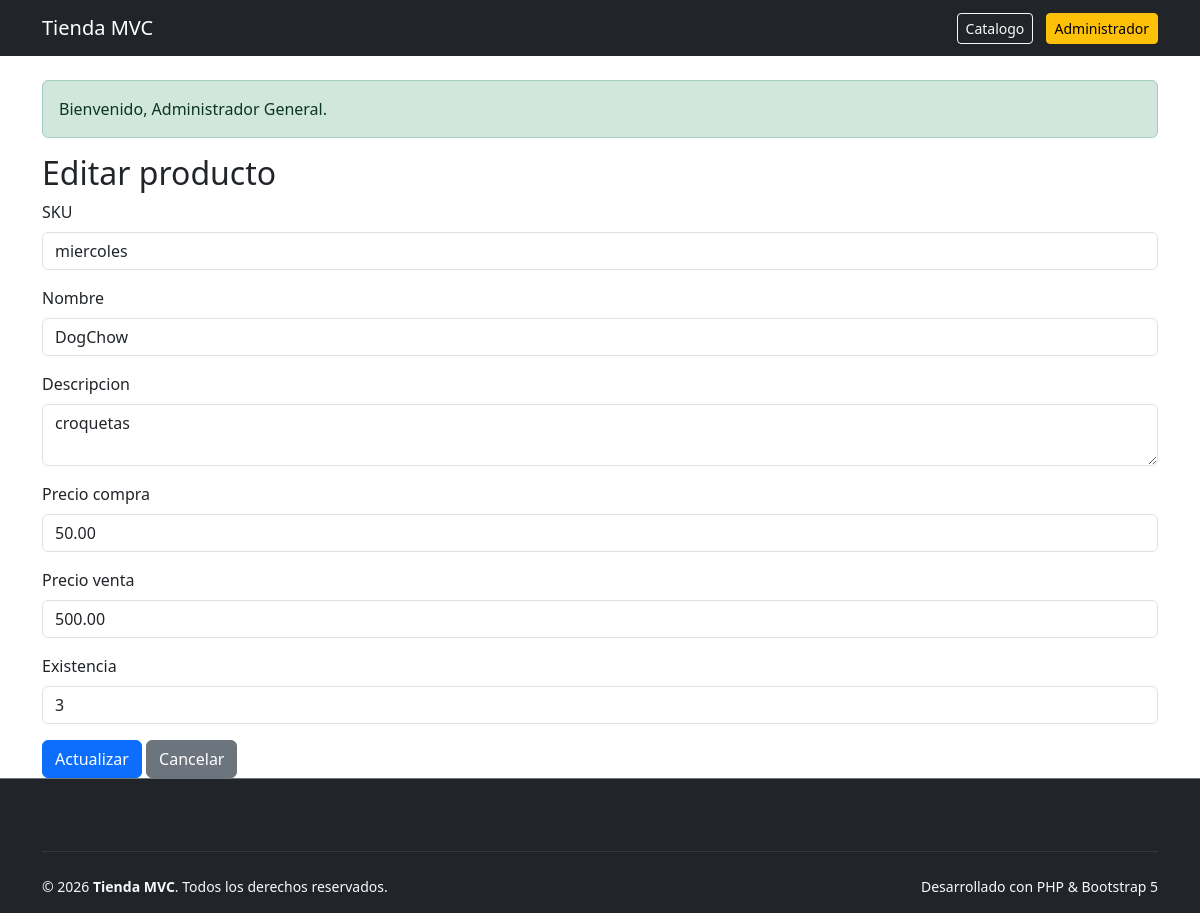
/productos/edit&id=5 (signed in), run on the app's committed database.
### tables this page shows
CREATE TABLE `productos` (
  `id` int(11) NOT NULL AUTO_INCREMENT,
  `sku` varchar(50) NOT NULL,
  `nombre` varchar(100) NOT NULL,
  `descripcion` text NOT NULL,
  `precio_compra` decimal(10,2) NOT NULL,
  `precio_venta` decimal(10,2) NOT NULL,
  `existencia` int(11) NOT NULL DEFAULT 0,
  `create_at` timestamp NULL DEFAULT current_timestamp(),
  `updated_at` timestamp NULL DEFAULT current_timestamp() ON UPDATE current_timestamp(),
  PRIMARY KEY (`id`),
  UNIQUE KEY `sku` (`sku`)
);

### controllers/ProductoController.php (called while the page is built, shortened)
<?php
class ProductoController
{
    private ProductoModel $productoModel;
    public function __construct()
    {
        $this->productoModel = new ProductoModel();
    }
    public function edit(): void
    {
        $id = (int)($_GET['id'] ?? 0);
        $producto = $this->productoModel->obtenerPorId($id);
        require_once __DIR__ . '/../views/productos/edit.php';
    }
}

### config/Autoload.php (called while the page is built, shortened)
<?php
spl_autoload_register(function ($class) {
    $baseDir = __DIR__ .'/../';
    $class = str_replace('\\','/', $class);
    $parts = explode('/', $class);
    if (!empty($parts)) {
        $parts[0] = strtolower($parts[0]);
    }
    $file = $baseDir . implode('/', $parts) . '.php';
});
?>

### config/Database.php (called while the page is built, shortened)
<?php
    class database {
        private string $host = "localhost:3307";
        private string $dbname = "tienda_mvc";
        private string $username = "root";
        private string $password = "";
        private string $charset = 'utf8mb4';
public function connect(): PDO {
        try {
        $dsn = "mysql:host={$this->host};dbname={$this->dbname};charset={$this->charset}";
        $pdo = new PDO($dsn, $this->username, $this->password);
        $pdo->setAttribute(PDO::ATTR_ERRMODE, PDO::ERRMODE_EXCEPTION);
        $pdo->setAttribute(PDO::ATTR_DEFAULT_FETCH_MODE, PDO::FETCH_ASSOC);
        return $pdo;
        } catch (PDOException $e) {
        die('Error de conexión: ' . $e->getMessage());
        }
    }
}
?>

### models/ProductoModel.php (called while the page is built, shortened)
<?php
class ProductoModel
{
    private PDO $conexion;
    public function __construct()
    {
        $db = new Database();
        $this->conexion = $db->connect();
    }
    public function obtenerPorId(int $id): ?array
    {
        try {
            $sql = 'SELECT * FROM productos WHERE id = :id LIMIT 1';
            $stmt = $this->conexion->prepare($sql);
            $stmt->bindParam(':id', $id, PDO::PARAM_INT);
            $stmt->execute();
            $producto = $stmt->fetch();
            return $producto ?: null;
        } catch (PDOException $e) {
            return null;
        }
    }
}

### views/productos/edit.php (the view, shortened to what this page needs)
<?php require_once __DIR__ . '/../layouts/header.php'; ?>
<h2>Editar producto</h2>
<form action="../productos/update" method="POST">
    <div class="mb-3">
        <label class="form-label">SKU</label>
        <input type="text" name="sku" class="form-control" value="<?= htmlspecialchars($producto['sku']); ?>" required>
    </div>
    <div class="mb-3">
        <label class="form-label">Nombre</label>
        <input type="text" name="nombre" class="form-control" value="<?= htmlspecialchars($producto['nombre']); ?>" required>
    </div>
    <div class="mb-3">
        <label class="form-label">Descripcion</label>
        <textarea name="descripcion" class="form-control" required><?= htmlspecialchars($producto['descripcion']) ?></textarea>
    </div>
    <div class="mb-3">
        <label class="form-label">Precio compra</label>
        <input type="number" step="0.01" name="precio_compra" class="form-control"
        value="<?= htmlspecialchars((string)$producto['precio_compra']); ?>" required>
    </div>
    <div class="mb-3">
        <label class="form-label">Precio venta</label>
        <input type="number" step="0.01" name="precio_venta" class="form-control"
        value="<?= htmlspecialchars((string)$producto['precio_venta']); ?>" required>
    </div>
    <div class="mb-3">
        <label class="form-label">Existencia</label>
        <input type="number" name="existencia" class="form-control" value="<?= (int)$producto['existencia']; ?>" required>
    </div>
    <button type="submit" class="btn btn-primary">Actualizar</button>
    <a href="../productos" class="btn btn-secondary">Cancelar</a>
</form>
<?php require_once __DIR__ . '/../layouts/footer.php'; ?>

### data on the page
productos: sku "miercoles", nombre "DogChow", descripcion "croquetas", precio_compra "50.00", precio_venta "500.00", existencia "3"

### other printed values
$_SESSION['success'] "Bienvenido, Administrador General."
